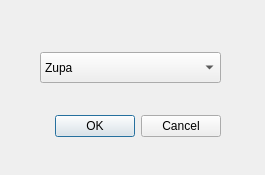
<?xml version="1.0" encoding="UTF-8"?>
<ui version="4.0">
 <class>ChangeCategory</class>
 <widget class="QDialog" name="ChangeCategory">
  <property name="geometry">
   <rect>
    <x>0</x>
    <y>0</y>
    <width>265</width>
    <height>175</height>
   </rect>
  </property>
  <property name="windowTitle">
   <string>Zmień kategorię</string>
  </property>
  <widget class="QDialogButtonBox" name="buttonBox">
   <property name="geometry">
    <rect>
     <x>50</x>
     <y>110</y>
     <width>171</width>
     <height>32</height>
    </rect>
   </property>
   <property name="orientation">
    <enum>Qt::Horizontal</enum>
   </property>
   <property name="standardButtons">
    <set>QDialogButtonBox::Cancel|QDialogButtonBox::Ok</set>
   </property>
  </widget>
  <widget class="QComboBox" name="newCategory">
   <property name="geometry">
    <rect>
     <x>40</x>
     <y>52</y>
     <width>181</width>
     <height>31</height>
    </rect>
   </property>
   <item>
    <property name="text">
     <string>Zupa</string>
    </property>
   </item>
   <item>
    <property name="text">
     <string>Przystawka</string>
    </property>
   </item>
   <item>
    <property name="text">
     <string>Danie Główne</string>
    </property>
   </item>
   <item>
    <property name="text">
     <string>Deser</string>
    </property>
   </item>
   <item>
    <property name="text">
     <string>Napoje</string>
    </property>
   </item>
  </widget>
 </widget>
 <resources/>
 <connections>
  <connection>
   <sender>buttonBox</sender>
   <signal>accepted()</signal>
   <receiver>ChangeCategory</receiver>
   <slot>accept()</slot>
   <hints>
    <hint type="sourcelabel">
     <x>248</x>
     <y>254</y>
    </hint>
    <hint type="destinationlabel">
     <x>157</x>
     <y>274</y>
    </hint>
   </hints>
  </connection>
  <connection>
   <sender>buttonBox</sender>
   <signal>rejected()</signal>
   <receiver>ChangeCategory</receiver>
   <slot>reject()</slot>
   <hints>
    <hint type="sourcelabel">
     <x>316</x>
     <y>260</y>
    </hint>
    <hint type="destinationlabel">
     <x>286</x>
     <y>274</y>
    </hint>
   </hints>
  </connection>
 </connections>
</ui>
